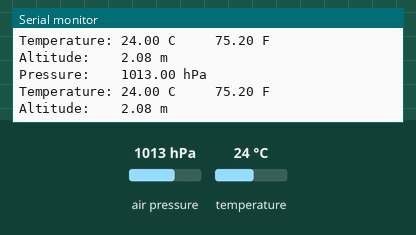
Recording of a sketch running on a simulated Arduino Uno, built with avr-gcc and run on an emulated ATmega328P. Shown: the last lines printed to the serial monitor. The test bench sets the inputs (shaded band); at power-on: air pressure 1013 hPa, temperature 24 °C.

Above: at 1.7 s.
1.8 s: air pressure set to 952 hPa
At 3.1 s:
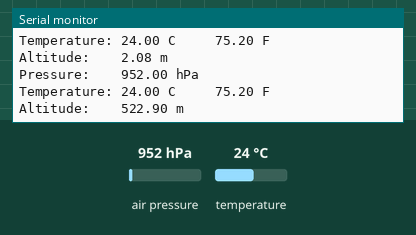
3.3 s: temperature set to 12 °C
At 4.5 s:
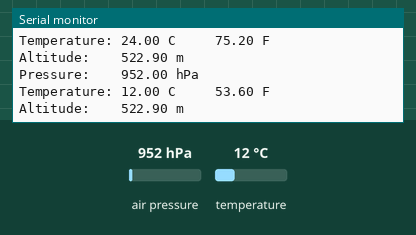
4.8 s: air pressure set to 975 hPa
At 6.6 s:
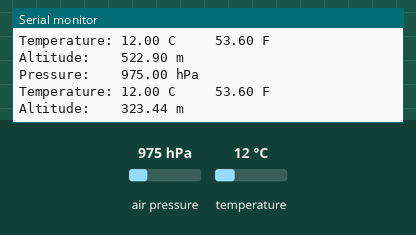
Timing chart, 0 to 8.1 s (numbered marks = the images above; inputs shaded):
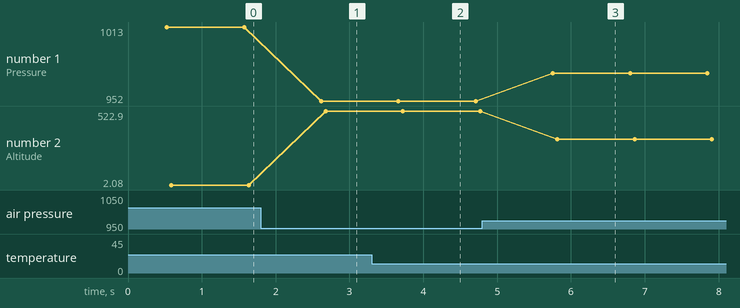

The sketch:

_140226_BMP_firefly.ino
```cpp
#include <Wire.h>
#include <Adafruit_Sensor.h>
#include <Adafruit_BMP085_U.h>

/* This driver uses the Adafruit unified sensor library (Adafruit_Sensor),
   which provides a common 'type' for sensor data and some helper functions.

   To use this driver you will also need to download the Adafruit_Sensor
   library and include it in your libraries folder.

   You should also assign a unique ID to this sensor for use with
   the Adafruit Sensor API so that you can identify this particular
   sensor in any data logs, etc.  To assign a unique ID, simply
   provide an appropriate value in the constructor below (12345
   is used by default in this example).

   Connections
   ===========
   Connect SCL to analog 5
   Connect SDA to analog 4
   Connect VDD to 3.3V DC
   Connect GROUND to common ground

   History
   =======
   2013/JUN/17  - Updated altitude calculations (KTOWN)
   2013/FEB/13  - First version (KTOWN)
*/

Adafruit_BMP085_Unified bmp = Adafruit_BMP085_Unified(10085);
//int led = 13;            // led pin number

/**************************************************************************/
/*
    Displays some basic information on this sensor from the unified
    sensor API sensor_t type (see Adafruit_Sensor for more information)
*/
/**************************************************************************/
void displaySensorDetails(void)
{
  sensor_t sensor;
  bmp.getSensor(&sensor);
  /*Serial.println("------------------------------------");
  Serial.print  ("Sensor:       "); Serial.println(sensor.name);
  Serial.print  ("Driver Ver:   "); Serial.println(sensor.version);
  Serial.print  ("Unique ID:    "); Serial.println(sensor.sensor_id);
  Serial.print  ("Max Value:    "); Serial.print(sensor.max_value); Serial.println(" hPa");
  Serial.print  ("Min Value:    "); Serial.print(sensor.min_value); Serial.println(" hPa");
  Serial.print  ("Resolution:   "); Serial.print(sensor.resolution); Serial.println(" hPa");
  Serial.println("------------------------------------");
  Serial.println("");*/
  delay(500);
}

/**************************************************************************/
/*
    Arduino setup function (automatically called at startup)
*/
/**************************************************************************/
void setup(void)
{
  Serial.begin(9600);
  Serial.println("Pressure Sensor Test"); Serial.println("");

  /* Initialise the sensor */
  if(!bmp.begin())
  {
    /* There was a problem detecting the BMP085 ... check your connections */
    Serial.print("Ooops, no BMP085 detected ... Check your wiring or I2C ADDR!");
    while(1);
  }

  /* Display some basic information on this sensor */
  displaySensorDetails();

  //pinMode(led, OUTPUT);  // configure LED pin
}

/**************************************************************************/
/*
    Arduino loop function, called once 'setup' is complete (your own code
    should go here)
*/
/**************************************************************************/
void loop(void)
{
 /* int b = 0;
  // if there's data available
  if (Serial.available () > 0) {
    // read a byte
    b = Serial.read();
    if (b == 0x00) {
      digitalWrite(led, LOW);
      Serial.write(0x10);
    } else if (b == 0x01) {
      digitalWrite(led, HIGH);
      Serial.write(0x11);
    }
  }*/

  /* Get a new sensor event */
  sensors_event_t event;
  bmp.getEvent(&event);

  /* Display the results (barometric pressure is measure in hPa) */
  if (event.pressure)
  {
    /* Display atmospheric pressue in hPa */
    Serial.print("Pressure:    ");
    Serial.print(event.pressure);
    Serial.println(" hPa");

    /* Calculating altitude with reasonable accuracy requires pressure    *
     * sea level pressure for your position at the moment the data is     *
     * converted, as well as the ambient temperature in degress           *
     * celcius.  If you don't have these values, a 'generic' value of     *
     * 1013.25 hPa can be used (defined as SENSORS_PRESSURE_SEALEVELHPA   *
     * in sensors.h), but this isn't ideal and will give variable         *
     * results from one day to the next.                                  *
     *                                                                    *
     * You can usually find the current SLP value by looking at weather   *
     * websites or from environmental information centers near any major  *
     * airport.                                                           *
     *                                                                    *
     * For example, for Paris, France you can check the current mean      *
     * pressure and sea level at: http://bit.ly/16Au8ol                   */

    /* First we get the current temperature from the BMP085 */
    float temperature;
    bmp.getTemperature(&temperature);
    Serial.print("Temperature: ");
    Serial.print(temperature);
    Serial.print(" C     ");
    Serial.print(((temperature*9)/5)+32);
    Serial.println(" F");


    /* Then convert the atmospheric pressure, SLP and temp to altitude    */
    /* Update this next line with the current SLP for better results      */
    float seaLevelPressure = SENSORS_PRESSURE_SEALEVELHPA;
    Serial.print("Altitude:    ");
    Serial.print(bmp.pressureToAltitude(seaLevelPressure,
                                        event.pressure,
                                        temperature));
    Serial.println(" m");
    Serial.println("");
  }
  else
  {
    Serial.println("Sensor error");
  }
  delay(1000);
}
```

Measured:
- after the input at 1.8 s, the serial monitor: prints a new line after 0.82 s (image 1)
- after the input at 3.3 s, the serial monitor: prints a new line after 0.39 s (image 2)
- after the input at 4.8 s, the serial monitor: prints a new line after 0.95 s (image 3)
- plotted number 1: 1013 → 952 after the input at 1.8 s, 952 → 975 after the input at 4.8 s
- plotted number 2: 2.08 → 522.9 after the input at 1.8 s, 522.9 → 323.44 after the input at 4.8 s
